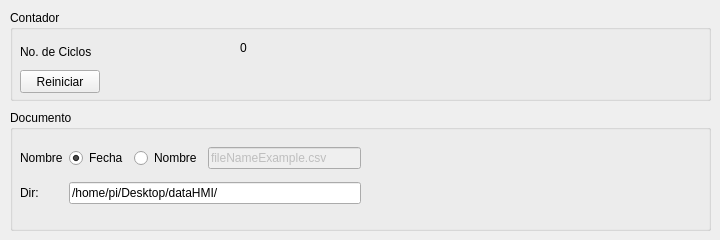
      <widget class="QWidget" name="tab_2">
       <attribute name="title">
        <string>Registro</string>
       </attribute>
       <widget class="QGroupBox" name="groupBox">
        <property name="geometry">
         <rect>
          <x>10</x>
          <y>10</y>
          <width>701</width>
          <height>91</height>
         </rect>
        </property>
        <property name="title">
         <string>Contador</string>
        </property>
        <widget class="QPushButton" name="pushButton_resetC">
         <property name="geometry">
          <rect>
           <x>10</x>
           <y>60</y>
           <width>80</width>
           <height>23</height>
          </rect>
         </property>
         <property name="text">
          <string>Reiniciar</string>
         </property>
        </widget>
        <widget class="QSplitter" name="splitter_4">
         <property name="geometry">
          <rect>
           <x>10</x>
           <y>30</y>
           <width>203</width>
           <height>23</height>
          </rect>
         </property>
         <property name="orientation">
          <enum>Qt::Horizontal</enum>
         </property>
         <widget class="QLabel" name="label">
          <property name="text">
           <string>No. de Ciclos</string>
          </property>
         </widget>
        </widget>
        <widget class="QLabel" name="label_ciclos">
         <property name="geometry">
          <rect>
           <x>230</x>
           <y>30</y>
           <width>161</width>
           <height>16</height>
          </rect>
         </property>
         <property name="text">
          <string>0</string>
         </property>
        </widget>
       </widget>
       <widget class="QGroupBox" name="groupBox_doc">
        <property name="enabled">
         <bool>true</bool>
        </property>
        <property name="geometry">
         <rect>
          <x>10</x>
          <y>110</y>
          <width>701</width>
          <height>121</height>
         </rect>
        </property>
        <property name="title">
         <string>Documento</string>
        </property>
        <widget class="QWidget" name="layoutWidget_11">
         <property name="geometry">
          <rect>
           <x>10</x>
           <y>30</y>
           <width>341</width>
           <height>71</height>
          </rect>
         </property>
         <layout class="QGridLayout" name="gridLayout_6">
          <item row="0" column="0">
           <widget class="QLabel" name="label_9">
            <property name="text">
             <string>Nombre</string>
            </property>
           </widget>
          </item>
          <item row="0" column="1">
           <widget class="QRadioButton" name="radioButton_date">
            <property name="text">
             <string>Fecha</string>
            </property>
            <property name="checked">
             <bool>true</bool>
            </property>
           </widget>
          </item>
          <item row="0" column="2">
           <widget class="QRadioButton" name="radioButton_name">
            <property name="text">
             <string>Nombre</string>
            </property>
           </widget>
          </item>
          <item row="0" column="3">
           <widget class="QLineEdit" name="lineEdit_textName">
            <property name="enabled">
             <bool>false</bool>
            </property>
            <property name="text">
             <string>fileNameExample.csv</string>
            </property>
           </widget>
          </item>
          <item row="1" column="0">
           <widget class="QLabel" name="label_14">
            <property name="text">
             <string>Dir:</string>
            </property>
           </widget>
          </item>
          <item row="1" column="1" colspan="3">
           <widget class="QLineEdit" name="lineEdit_dir">
            <property name="text">
             <string>/home/pi/Desktop/dataHMI/</string>
            </property>
           </widget>
          </item>
         </layout>
        </widget>
       </widget>
      </widget>
